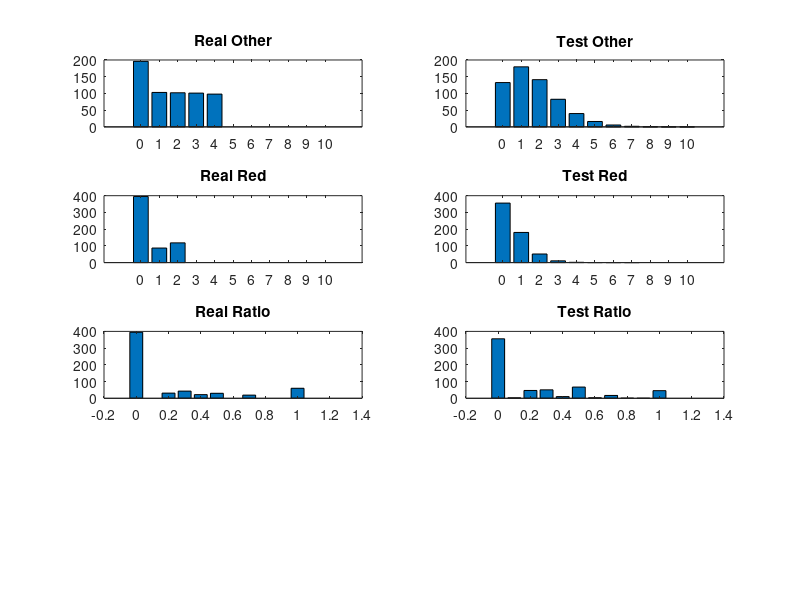

MATLAB code for this plot: (Note: this script raises an error after producing the figure.)

%% Set up variables
numRep = 1000;
maxSyn = 10;


%% Generate dummy data
axNum = 600;
axLength = rand(axNum,1)*3+1;
axOther = fix(rand(axNum,1)*6)-1;
axOther(axOther<0) = 0;
axRed = fix(rand(axNum,1)*6)-3;
axRed(axRed<0) = 0;

%% Analyze real data
realRat = axRed./(axRed+axOther);
realRat(isnan(realRat))=0;

realHistAxOther = hist(axOther,0:maxSyn);
realHistAxRed = hist(axRed,0:maxSyn);
realHistRat = hist(realRat,0:.1:1);

%%Count synapses
numOther = sum(axOther);
numRed = sum(axRed);
averageRat = numRed/(numRed+numOther);

%%Test Statistic
realDistFromAv = realRat-averageRat;
realStat =mean(realDistFromAv(realDistFromAv<0));

%%Display
subplot(4,2,1)
bar([0:1:maxSyn],realHistAxOther)
title('Real Other')
subplot(4,2,3)
bar([0:1:maxSyn],realHistAxRed)
title('Real Red')
subplot(4,2,5)
bar([0:.1:1],realHistRat)
title('Real Ratio')



%% Set up Test
sumLength = axLength*0;
for i = 1:axNum
    sumLength(i) = sum(axLength(1:i));
end
totalAx = sumLength(end);
sumLength = sumLength/totalAx;

%Create matrix where x is each synapse and y finds prop of axon

otherSumLength = repmat(sumLength,[1,numOther]);
redSumLength = repmat(sumLength,[1,numRed]);


%% Test
memOther = zeros(numRep,maxSyn+1);
memRed = zeros(numRep,maxSyn+1);
memRat = zeros(numRep,11);
testStat = zeros(numRep,1); %test Statistic 1

for r = 1:numRep
    
    randOther = rand(1,numOther);
    randRed = rand(1,numRed);
    
    matOther = repmat(randOther,[axNum 1]);
    matRed = repmat(randRed, [axNum 1]);
    
    testOther = otherSumLength<matOther;
    testRed = redSumLength<matRed;
    
    resultOther  = sum(testOther,1)+1;
    resultRed = sum(testRed,1)+1;
    
    histOtherAx = hist(resultOther,1:1:axNum);
    histRedAx = hist(resultRed,1:1:axNum);
    
    ratRedOther = histRedAx./(histOtherAx+histRedAx);
    ratRedOther(isnan(ratRedOther)) = 0;
    
    histOther = hist(histOtherAx,0:1:maxSyn);
    histRed = hist(histRedAx,0:1:maxSyn);
    histRat = hist(ratRedOther,0:.1:1);
    
    
    memOther(r,:) = histOther;
    memRed(r,:) = histRed;
    memRat(r,:) = histRat;
    
    
    %%Get test statistic
    distFromAv = ratRedOther - averageRat;
    testStat = mean(distFromAv(distFromAv>0));
   
    
end
    
meanOther = mean(memOther,1);
meanRed = mean(memRed,1);
meanRat = mean(memRat,1);

%% Display

subplot(4,2,2)
bar([0:1:maxSyn],meanOther)
title('Test Other')
subplot(4,2,4)
bar([0:1:maxSyn],meanRed)
title('Test Red')
subplot(4,2,6)
bar([0:.1:1],meanRat)
title('Test Ratio')


%% Analyze Results
P = sum(sumDistFromAv>=realSumDistFromAv)/numRep;
disp(sprintf('P = %f',P))

subplot(4,2,[7 8])
hist(sumDistFromAv);
hold on
scatter(realSumDistFromAv,1,'r')
xlim([0 1])
hold off
    
    
    
    

